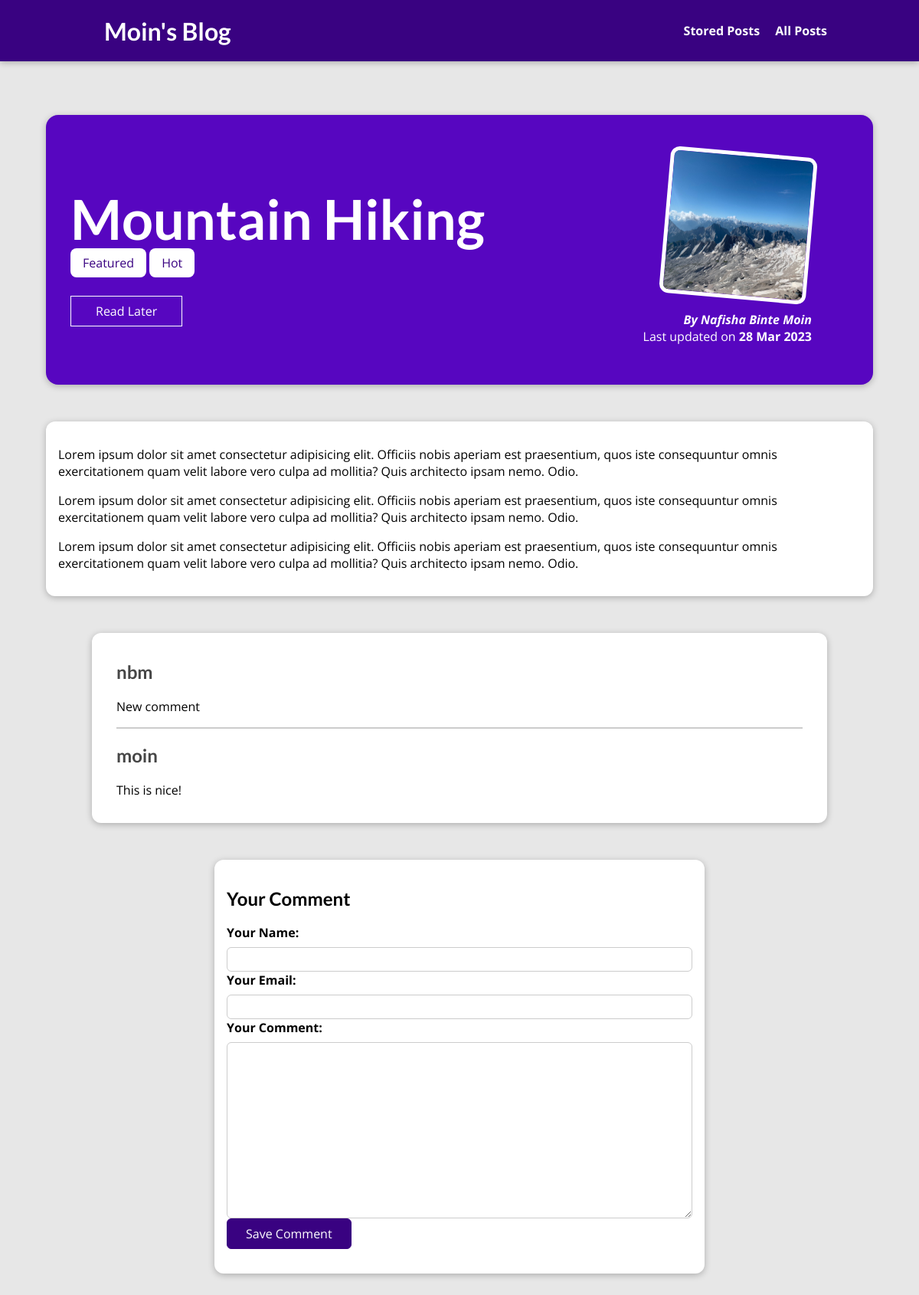
The page /posts/hike-in-the-mountains on the database its author committed.
### blog/models.py (models this page shows, shortened)
class Post(models.Model):
   title = models.CharField(max_length=150)
   excerpt = models.CharField(max_length=200)
   image = models.ImageField(upload_to="posts", null=True)
   date = models.DateField(auto_now=True)
   slug = models.SlugField(unique=True, db_index=True)
   content = models.TextField(validators=[MinLengthValidator(10)])
   author = models.ForeignKey(
	   Author, on_delete=models.SET_NULL, null=True, related_name="posts")
   tags = models.ManyToManyField(Tag)

class Tag(models.Model):
   caption = models.CharField(max_length=20)

class Author(models.Model):
   first_name = models.CharField(max_length=100)
   last_name = models.CharField(max_length=100)
   email_address = models.EmailField()
   def full_name(self):
      return f"{self.first_name} {self.last_name}"
   def __str__(self):
      return self.full_name()

class Comment(models.Model):
   user_name = models.CharField(max_length=120)
   user_email = models.EmailField()
   text = models.TextField(max_length=400)
   post = models.ForeignKey(Post, on_delete=models.CASCADE, related_name="comments")

### blog/views.py (the view, shortened to what this page needs)
# urls.py: path("posts/<slug:slug>", views.SinglePostView.as_view(), name='post-detail-page'), #posts/my-first-post
class SinglePostView(View):
   def is_stored_post(self, request, post_id):
      stored_posts = request.session.get("stored_posts")
      if stored_posts is not None:
         is_saved_for_later = post_id in stored_posts
      else:
         is_saved_for_later = False
      return is_saved_for_later
   def get(self, request, slug):
      post = Post.objects.get(slug=slug)
      context = {
          "post": post,
          "post_tags": post.tags.all(),
          "comment_form": CommentForm(),
          "comments": post.comments.all().order_by("-id"),
          "saved_for_later": self.is_stored_post(request, post.id)
      }
      return render(request, "blog/post-detail.html", context)

### blog/forms.py
class CommentForm(forms.ModelForm):
   class Meta:
      model = Comment
      exclude = ["post"]
      labels = {
          "user_name": "Your Name",
          "user_email": "Your Email",
          "text": "Your Comment"
      }

### blog/templates/blog/post-detail.html (shortened to what this page needs)
﻿{% extends "base.html" %}
{% load static %}
{% block css_styles %}
   <link rel="stylesheet" href="{% static "blog/post-detail.css" %}">
{% endblock %}
{% block content %}
   <section id='summary'>
      <h2>{{ post.title }}</h2>
      <div>
         {% for tag in post_tags %}
            <span class="tag">{{ tag.caption }}</span>
         {% endfor %}
      </div>
      <div id="read-later">
         <form action="{% url "read-later" %}" method="POST">
            <button>
               {% if saved_for_later %}
                  Remove from "Read Later" list
               {% else %}
                  Read Later
               {% endif %}
            </button>
         </form>
      </div>
      <article>
         <img src="{{ post.image.url }}" alt="{{ post.title }}">
         <address>By <a href="mailto:{{ post.author.email_address }}">{{ post.author|title }}</a></address>
         <div>
            Last updated on <time>{{ post.date|date:"d M Y" }}</time>
         </div>
      </article>
   </section>
   <main>
      {{ post.content|linebreaks }}
   </main>
   <section id="comments">
      <ul>
         {% for comment in comments %}
            <li>
               <h2>{{ comment.user_name }}</h2>
               <p>{{ comment.text|linebreaks }}</p>
            </li>
         {% endfor %}
      </ul>
   </section>
   <section id="comment-form">
      <h2>Your Comment</h2>
      <form action="{% url "post-detail-page" post.slug %}" method="POST">
         {% for form_field in comment_form %}
            <div class="form-control">
               {{ form_field.label_tag }}
               {{ form_field }}
            <div>
         {% endfor %}
      </form>
      <button>Save Comment</button>
   </section>
{% endblock %}

### templates/base.html (shortened to what this page needs)
﻿{% load static %}
<!DOCTYPE html>
<html lang="en" xmlns="http://www.w3.org/1999/xhtml">
<head>
    <link rel="stylesheet" href="{% static 'app.css' %}">
    {% block css_styles %}{% endblock %}
</head>
<body>
   <header id='main-navigation'>
      <h1><a href="{% url "starting-page" %}">Moin's Blog</a></h1>
      <nav>
         <a href="{% url "read-later" %}">Stored Posts</a>
         <a href="{% url "posts-page" %}">All Posts</a>
      </nav>
   </header>
   {% block content %}
   {% endblock %}
</body>
</html>

### static/app.css (style rules this page uses)
* { box-sizing: border-box; }
html { font-family: 'Open Sans', 'Lato', sans-serif; }
body { margin: 0; }
h1, h2, h3 { font-family: 'Lato', sans-serif; font-weight: bold; }
#main-navigation { width: 100%; height: 5rem; display: flex; justify-content: space-between; align-items: center; padding: 0 10%; position: absolute; top: 0; left: 0; }
#main-navigation a { text-decoration: none; color: white; font-weight: bold; margin-left: 1rem; }

### blog/static/blog/post-detail.css (style rules this page uses)
#main-navigation { background-color: #390281; box-shadow: 0 2px 8px rgba(0, 0, 0, 0.25); }
#summary { margin: 8rem auto 3rem auto; padding: 2rem; width: 90%; max-width: 90rem; border-radius: 16px; background-color: #5706c0; position: relative; box-shadow: 0 2px 8px rgba(0, 0, 0, 0.25); height: 22rem; }
#summary h2 { color: white; font-size: 4.5rem; margin-bottom: 0.25rem; }
#summary article { position: absolute; top: 2rem; right: 3rem; padding: 1rem 2rem; border-radius: 12px; text-align: right; color: white; }
#summary article img { width: 12rem; height: 12rem; border-radius: 12px; transform: rotateZ(5deg); border: 5px solid white; margin-bottom: 1rem; }
#summary address { font-weight: bold; }
#summary a { color: white; text-decoration: none; }
#summary time { font-weight: bold; }
#read-later { margin: 2rem 0; }
#read-later button { background-color: transparent; border: 1px solid white; padding: 0.5rem 2rem; font: inherit; color: white; cursor: pointer; }
main { width: 90%; max-width: 90rem; margin: 3rem auto; background-color: white; padding: 1rem; border-radius: 12px; box-shadow: 0 2px 8px rgba(0, 0, 0, 0.25); }
.tag { background-color: white; color: #390281; padding: 0.5rem 1rem; border-radius: 8px; }
#comment-form { margin: 3rem auto; width: 90%; max-width: 40rem; border-radius: 12px; background-color: white; box-shadow: 0 2px 8px rgba(0, 0, 0, 0.25); padding: 1rem; }
#comment-form button { font: inherit; background-color: #390281; color: white; border: 1px solid #390281; padding: 0.5rem 1.5rem; border-radius: 6px; cursor: pointer; }
.form-control { margin-bottom: 1rem; }
.form-control label { font-weight: bold; margin-bottom: 0.5rem; display: block; }
.form-control input, .form-control textarea { display: block; width: 100%; font: inherit; padding: 0.25rem; border-radius: 6px; border: 1px solid #ccc; }
#comments { margin: 3rem auto; width: 90%; max-width: 60rem; border-radius: 12px; background-color: white; box-shadow: 0 2px 8px rgba(0, 0, 0, 0.25); padding: 1rem 2rem; }
#comments ul { list-style: none; margin: 0; padding: 0; }
#comments li { margin-bottom: 1rem; border-bottom: 2px solid #ccc; }
#comments li:last-of-type { border-bottom: none; }
#comments h2 { color: #464646; }

### rows shown on the page
Post: title "Mountain Hiking", image (picture), author "Nafisha Binte Moin", date "28 Mar 2023", content "Lorem ipsum dolor sit amet consectetur adipisicing elit. Officiis nobis aperiam est praesentium, quos iste consequuntur omnis exercitationem quam velit labore vero culpa ad mollitia? Quis architecto ipsam nemo. Odio. Lorem ipsum dolor sit amet consectetur adipisicing elit. Officiis nobis aperiam est praesentium, quos iste consequuntur omnis exercitationem quam velit labore vero culpa ad mollitia? Quis architecto ipsam nemo. Odio. Lorem ipsum dolor sit amet consectetur adipisicing elit. Officiis nobis aperiam est praesentium, quos iste consequuntur omnis exercitationem quam velit labore vero culpa ad mollitia? Quis architecto ipsam nemo. Odio."
Tag: caption "Featured"
Tag: caption "Hot"
Comment: user_name "nbm", text "New comment"
Comment: user_name "moin", text "This is nice!"
